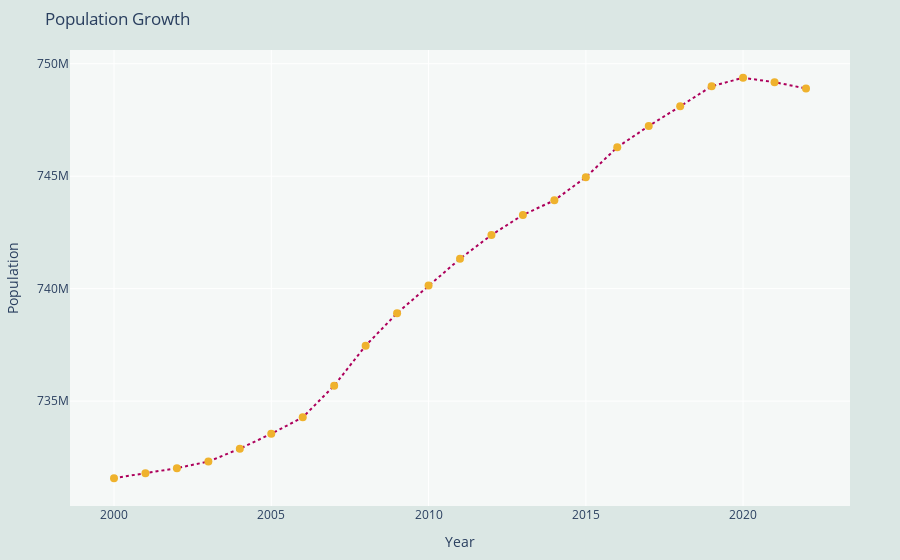

This figure's notebook cell:
### Code cell
import plotly.graph_objs as go
import plotly.io as pio

# Crear la figura
fig = go.Figure()

# Añadir la línea
fig.add_trace(go.Scatter(
    x=growht_population['Year'],
    y=growht_population['Population'],
    mode='lines+markers',
    line=dict(color='#ad005b', width=2, dash='dot'),
    marker=dict(color='#efb22d', size=8),
    name='Population growth'
))

# Configurar el fondo
fig.update_layout(
    paper_bgcolor='rgba(215,229,226,0.9)',  # color del fondo
    plot_bgcolor='rgba(255,255,255,0.7)',   # color de la gráfica
)

# Configurar las leyendas y etiquetas
fig.update_layout(
    title='Population Growth',
    xaxis=dict(title='Year'),
    yaxis=dict(title='Population'),
    legend=dict(x=0.01, y=0.99),
    margin=dict(l=50, r=50, t=50, b=50),
)

# Mostrar la gráfica
pio.show(fig)

### Figure 1 — Plotly figure (JSON) as saved in the notebook; plotly's stock layout.template omitted (floating-point values rounded to 4 significant figures)
{"data": [{"line": {"color": "#ad005b", "dash": "dot", "width": 2}, "marker": {"color": "#efb22d", "size": 8}, "mode": "lines+markers", "name": "Population growth", "type": "scatter", "x": [2000, 2001, 2002, 2003, 2004, 2005, 2006, 2007, 2008, 2009, 2010, 2011, 2012, 2013, 2014, 2015, 2016, 2017, 2018, 2019, 2020, 2021, 2022], "y": [731570664, 731785413, 732018520, 732310982, 732882265, 733547837, 734276165, 735686579, 737465217, 738909944, 740141264, 741328701, 742386992, 743279572, 743926169, 744955686, 746287105, 747231880, 748106447, 749002591, 749376163, 749182056, 748899859]}], "layout": {"legend": {"x": 0.01, "y": 0.99}, "margin": {"b": 50, "l": 50, "r": 50, "t": 50}, "paper_bgcolor": "rgba(215,229,226,0.9)", "plot_bgcolor": "rgba(255,255,255,0.7)", "title": {"text": "Population Growth"}, "xaxis": {"title": {"text": "Year"}}, "yaxis": {"title": {"text": "Population"}}}}
